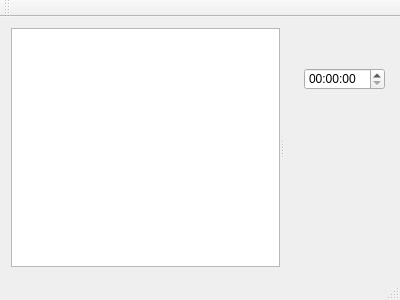
<?xml version="1.0" encoding="UTF-8"?>
<ui version="4.0">
 <class>MainWindow</class>
 <widget class="QMainWindow" name="MainWindow">
  <property name="geometry">
   <rect>
    <x>0</x>
    <y>0</y>
    <width>400</width>
    <height>300</height>
   </rect>
  </property>
  <property name="windowTitle">
   <string>MainWindow</string>
  </property>
  <widget class="QWidget" name="centralWidget">
   <layout class="QHBoxLayout" name="horizontalLayout">
    <item>
     <widget class="QSplitter" name="splitter">
      <property name="orientation">
       <enum>Qt::Horizontal</enum>
      </property>
      <widget class="QListView" name="listView"/>
      <widget class="QWidget" name="widget" native="true">
       <widget class="QTimeEdit" name="timeEdit">
        <property name="geometry">
         <rect>
          <x>20</x>
          <y>40</y>
          <width>81</width>
          <height>22</height>
         </rect>
        </property>
       </widget>
      </widget>
     </widget>
    </item>
   </layout>
  </widget>
  <widget class="QMenuBar" name="menuBar">
   <property name="geometry">
    <rect>
     <x>0</x>
     <y>0</y>
     <width>400</width>
     <height>23</height>
    </rect>
   </property>
  </widget>
  <widget class="QToolBar" name="mainToolBar">
   <attribute name="toolBarArea">
    <enum>TopToolBarArea</enum>
   </attribute>
   <attribute name="toolBarBreak">
    <bool>false</bool>
   </attribute>
  </widget>
  <widget class="QStatusBar" name="statusBar"/>
 </widget>
 <layoutdefault spacing="6" margin="11"/>
 <resources/>
 <connections/>
</ui>
